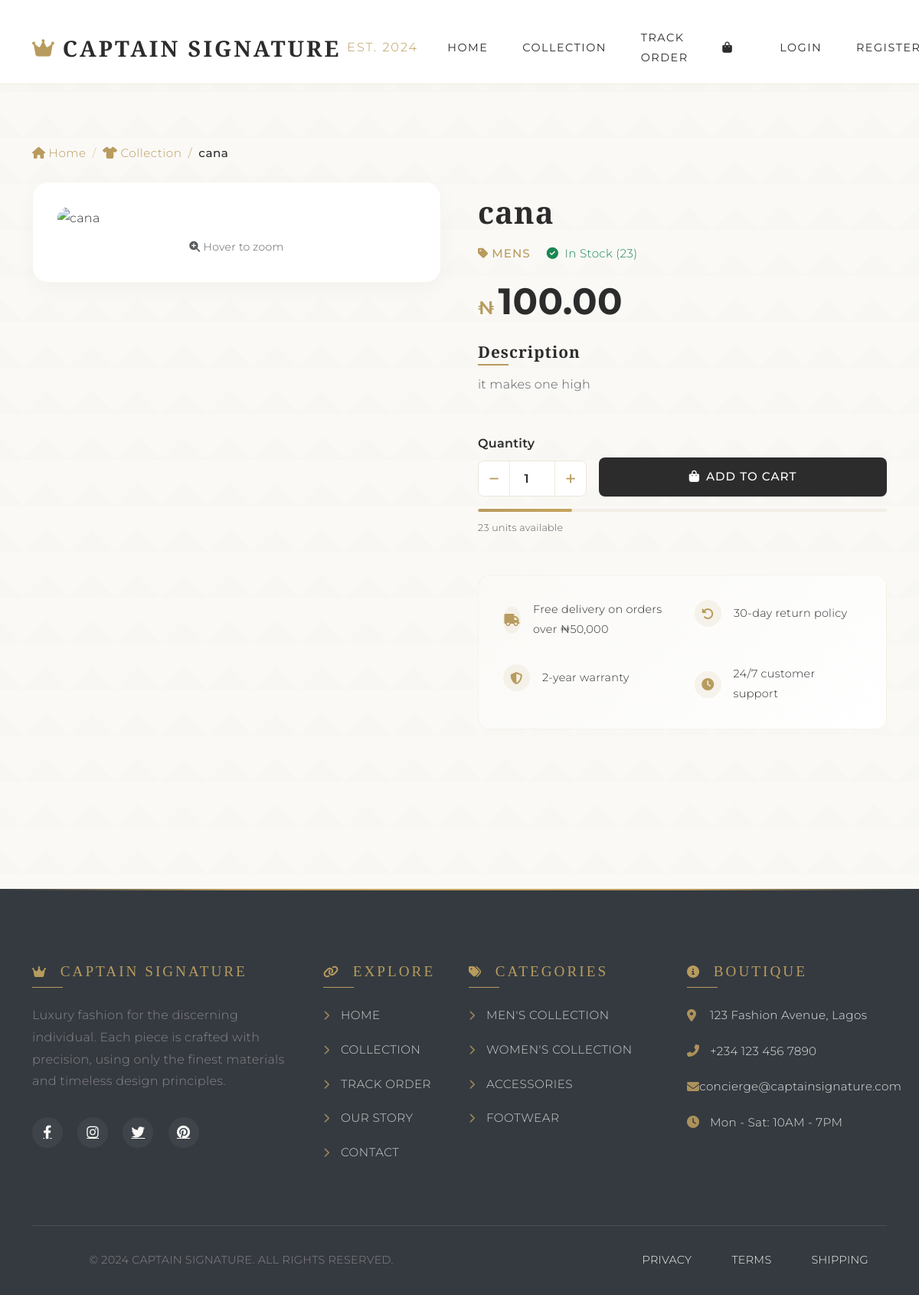
Before: /product/1 with the older database file.
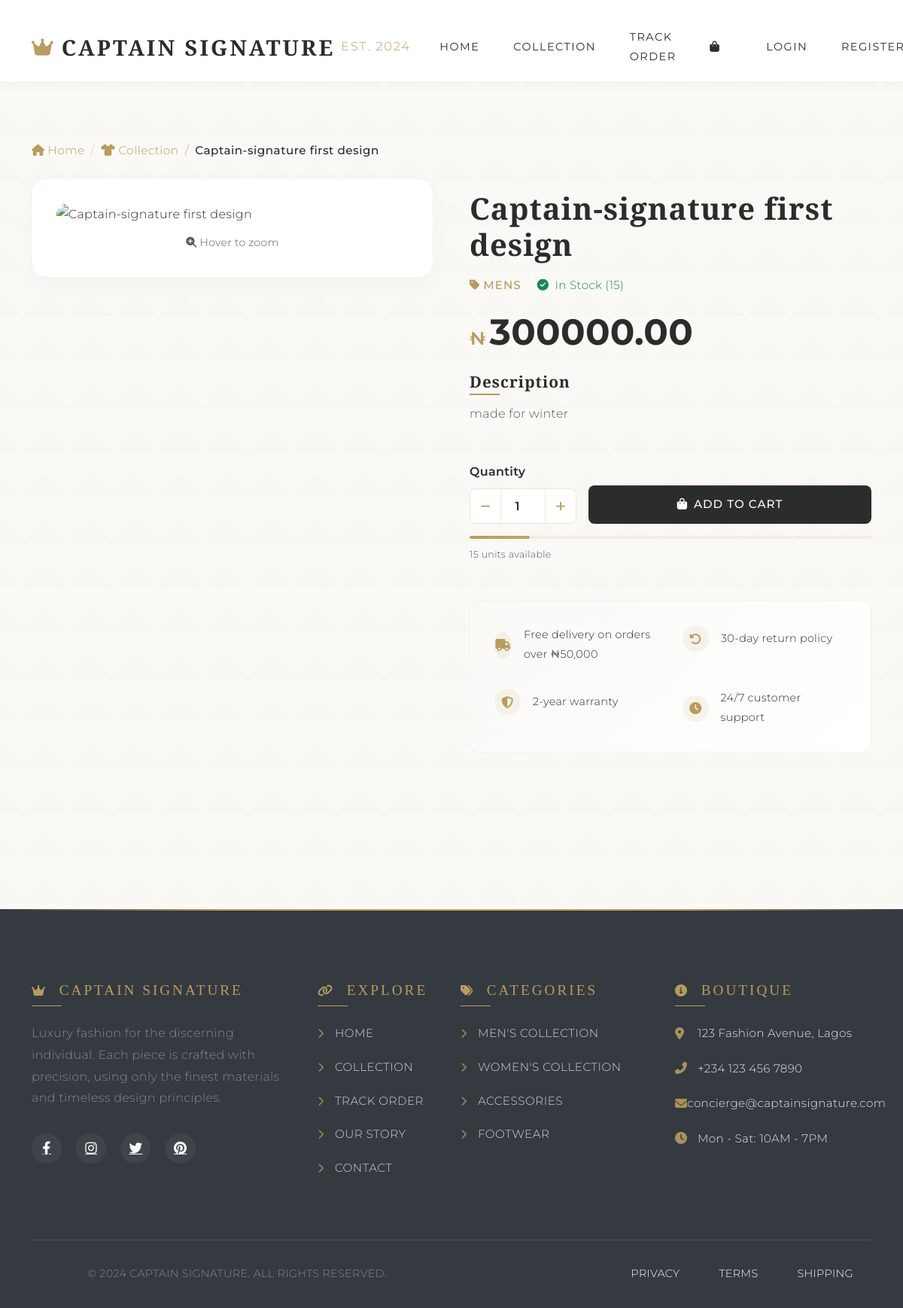
After: the same page with the newer database file.
### models.py (models this page shows)
class Product(db.Model):
    id = db.Column(db.Integer, primary_key=True)
    name = db.Column(db.String(100), nullable=False)
    description = db.Column(db.Text, nullable=False)
    price = db.Column(db.Float, nullable=False)
    category = db.Column(db.String(50), nullable=False)
    image = db.Column(db.String(200), nullable=True)
    stock = db.Column(db.Integer, default=0)
    created_at = db.Column(db.DateTime, default=datetime.utcnow)
    order_items = db.relationship('OrderItem', backref='product', lazy=True)

### app.py (the view)
@app.route('/product/<int:product_id>')
def product_detail(product_id):
    product = Product.query.get_or_404(product_id)
    return render_template('product_detail.html', product=product)

### app.py (called while the page is built)
@app.before_request
def before_request():
    if 'cart' not in session:
        session['cart'] = {}
    try:
        cart = Cart()
        g.cart_count = cart.get_total_items()
    except Exception as e:
        print(f"Error getting cart count: {e}")
        g.cart_count = 0
    try:
        g.settings = Settings.get_settings()
    except Exception as e:
        print(f"Error getting settings: {e}")
        from types import SimpleNamespace
        g.settings = SimpleNamespace(
            delivery_fee=1500.00,
            free_delivery_threshold=0,
            currency='₦',
            site_name='Captain Signature'
        )

### cart.py (called while the page is built)
    def _clean_cart(self):
        if not isinstance(self.cart, dict):
            self.cart = {}
            session['cart'] = self.cart
            return
        to_remove = []
        for product_id, item in self.cart.items():
            if not isinstance(item, dict) or 'quantity' not in item:
                to_remove.append(product_id)
        for product_id in to_remove:
            del self.cart[product_id]
        if to_remove:
            session['cart'] = self.cart
            session.modified = True

### templates/product_detail.html (shortened to what the changed rows need)
{% extends "base.html" %}
{% block content %}
<div class="product-detail-page">
    <div class="container mt-5">
        <nav aria-label="breadcrumb" class="mb-4" data-aos="fade-down">
            <ol class="breadcrumb bg-transparent p-0">
                <li class="breadcrumb-item">
                    <a href="{{ url_for('index') }}" class="text-decoration-none">
                    </a>
                </li>
                <li class="breadcrumb-item">
                    <a href="{{ url_for('products') }}" class="text-decoration-none">
                    </a>
                </li>
                <li class="breadcrumb-item active" aria-current="page">{{ product.name }}</li>
            </ol>
        </nav>
        <div class="row g-5">
            <div class="col-lg-6" data-aos="fade-left" data-aos-duration="800">
                <div class="product-details-wrapper">
                    <h1 class="product-title">{{ product.name }}</h1>
                    <div class="product-meta mb-4">
                        <span class="product-category">
                            <i class="fas fa-tag me-1"></i>{{ product.category|capitalize }}
                        </span>
                        <span class="product-availability ms-3">
                            {% if product.stock > 0 %}
                            <i class="fas fa-check-circle text-success me-1"></i>
                            <span class="text-success">In Stock ({{ product.stock }})</span>
                            {% else %}
                            <i class="fas fa-times-circle text-danger me-1"></i>
                            <span class="text-danger">Out of Stock</span>
                            {% endif %}
                        </span>
                    </div>
                    <div class="product-price mb-4">
                        <span class="currency">{{ g.settings.currency }}</span>
                        <span class="amount">{{ "%.2f"|format(product.price) }}</span>
                    </div>
                    <div class="product-description mb-5">
                        <h5 class="section-title">Description</h5>
                        <p class="text-muted">{{ product.description }}</p>
                    </div>
                    {% if product.stock > 0 %}
                    <div class="add-to-cart-section mb-5">
                        <form method="POST" action="{{ url_for('add_to_cart', product_id=product.id) }}"
                              class="add-to-cart-form" id="addToCartForm">
                            <div class="row g-3 align-items-end">
                                <div class="col-auto">
                                    <label for="quantity" class="form-label fw-semibold">Quantity</label>
                                    <div class="quantity-selector">
                                        <button type="button" class="quantity-btn minus" onclick="decrementQuantity()">
                                            <i class="fas fa-minus"></i>
                                        </button>
                                        <input type="number" class="form-control quantity-input" id="quantity"
                                               name="quantity" min="1" max="{{ product.stock }}" value="1"
                                               readonly>
                                        <button type="button" class="quantity-btn plus" onclick="incrementQuantity({{ product.stock }})">
                                            <i class="fas fa-plus"></i>
                                        </button>
                                    </div>
                                </div>
                                <div class="col">
                                    <button type="submit" class="btn btn-add-to-cart" id="addToCartBtn">
                                        <i class="fas fa-shopping-bag me-2"></i>Add to Cart
                                    </button>
                                </div>
                            </div>
                        </form>
                        <div class="stock-status mt-3">
                            <div class="stock-bar">
                                <div class="stock-level" style="width: {{ (product.stock / 100) * 100 }}%"></div>
                            </div>
                            <small class="text-muted">{{ product.stock }} units available</small>
                        </div>
                    </div>
                    {% else %}
                    <div class="out-of-stock-alert mb-5">
                        <i class="fas fa-exclamation-triangle me-2"></i>
                        This product is currently out of stock
                    </div>
                    {% endif %}
                    <div class="product-features mb-5">
                        <div class="row g-3">
                        </div>
                    </div>
                </div>
            </div>
        </div>
    </div>
</div>
{% endblock %}

Changed rows visible on the page:
changed Product "MENS": name "cana" → "Captain-signature first design"; stock "23" → "15"; price "100.00" → "300000.00"; description "it makes one high" → "made for winter"
